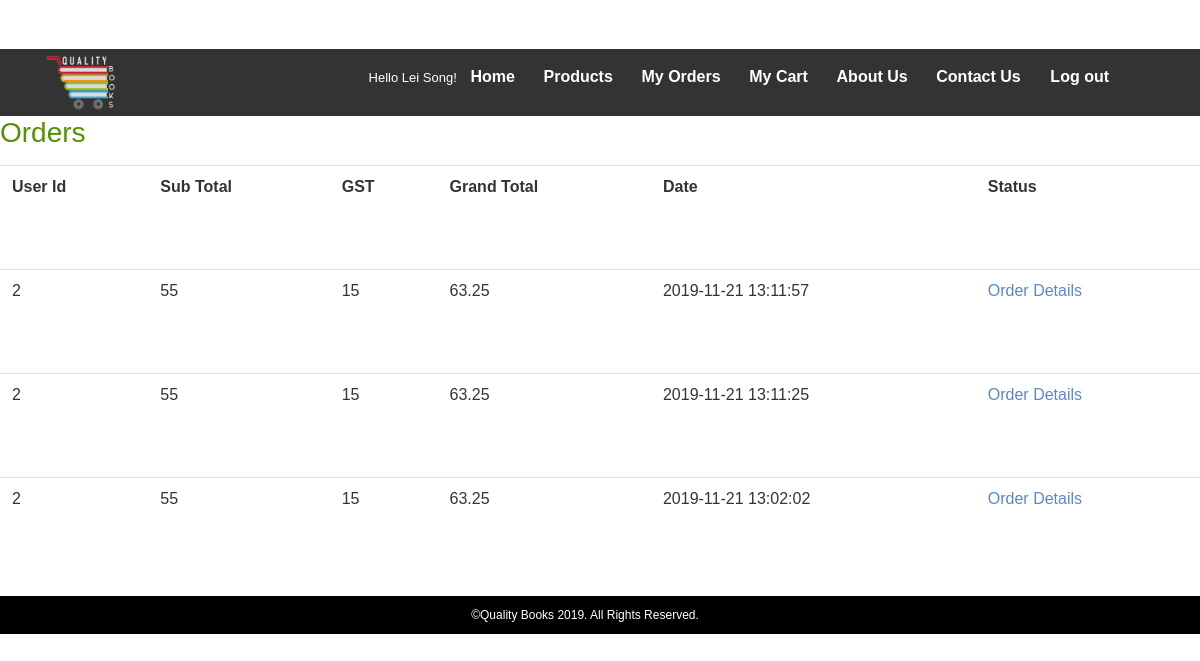
Page /order.php (signed in) on the committed database.
### tables this page shows
CREATE TABLE `orders` (
  `id` int(11) NOT NULL,
  `user_id` int(11) NOT NULL,
  `sub_total` float NOT NULL,
  `gst` float NOT NULL,
  `grand_total` float NOT NULL,
  `order_date` text NOT NULL,
  `status` text NOT NULL
);

### class/DB.class.php (called while the page is built, shortened)
<?php
class DB{
	var $servername = "localhost";
	var $username = "root";
	var $password = "";
	var $db = "QualityBooks";
	function __construct(){
		$this->conn = new mysqli($this->servername, $this->username, $this->password, $this->db);
	}
}
?>

### class/User.class.php (called while the page is built, shortened)
<?php
require_once( 'DB.class.php' );
class User{
	var $db;
	public function __construct()
	{
		$this->db = new DB();
	}
	public function orders($user_id){
		$orders = array();
		$aSQL="SELECT * FROM orders where user_id = '$user_id'";
		$query = mysqli_query($this->db->conn, $aSQL);
		while ($row = mysqli_fetch_array($query)){
			$order = array($row["id"], $row["user_id"], $row["sub_total"],  $row["gst"], $row["grand_total"],$row["order_date"],$row["status"]);
			array_push($orders, $order);
		}
		return $orders;
	}
}
?>

### order.php (the view, shortened to what this page needs)
<?php
require_once 'class/User.class.php';
$user = new User();
$orders = $user->orders($_SESSION["userID"]);
?>
<?php include ("header.php");?>
<h3>Orders</h3>
<table class="table">
<tr>
<th>User Id</th>
<th>Sub Total</th>
<th>GST</th>
<th>Grand Total</th>
<th>Date</th>
<th>Status</th>
</tr>
<?php
foreach ($orders as $order){
	?>
	<tr>
	<td><?php echo $order[1];?></td>
	<td><?php echo $order[2];?></td>
	<td><?php echo 15;?></td>
	<td><?php echo $order[4];?></td>
	<td><?php echo $order[5];?></td>
	<td><a href="orderdetails.php?order_Id=<?php echo $order[0];?>&total=<?php echo $order[2];?>">Order Details</a></td>
	</tr>
	<?php
}
?>
</table>
<?php include ("footer.php");?>

### css/style.css (style rules this page uses)
h1, h2, h3, h4, h5, h6 { margin: 0 0 15px; font-weight: normal; color: #559106; }
a { color: #5a88ca; }
.table { min-height: 415px; }

### rows in the picture
orders: user "2", sub_total "55", grand_total "63.25", order_date "2019-11-21 13:11:57"
orders: user "2", sub_total "55", grand_total "63.25", order_date "2019-11-21 13:11:25"
orders: user "2", sub_total "55", grand_total "63.25", order_date "2019-11-21 13:02:02"

### other values in the picture
$_SESSION["name"] "Lei Song"
